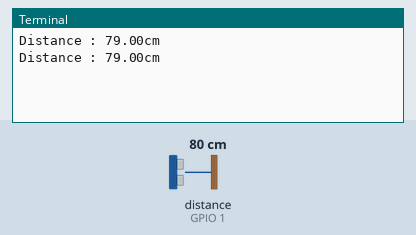
The program below on a simulated Raspberry Pi (BCM pin numbers). Shown: the last lines printed to the terminal. The test bench sets the inputs (shaded band); at power-on: distance to the obstacle (sensor on GPIO 1) 80 cm. The echo pulse lasts 58.3 µs per cm; the clock reads 2024-03-15 10:24:30 at power-on unless the program sets it.

Above: at 1.2 s.
1.3 s: distance to the obstacle (sensor on GPIO 1) set to 2 cm
At 1.9 s:
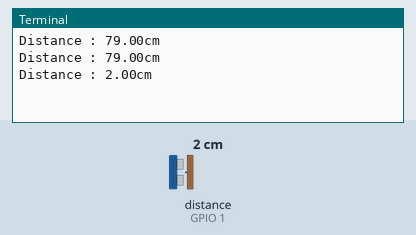
2.8 s: distance to the obstacle (sensor on GPIO 1) set to 4 cm
At 3.4 s:
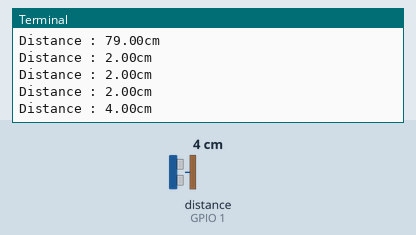
Timing chart, 0 to 5.8 s (numbered marks = the images above; inputs shaded):
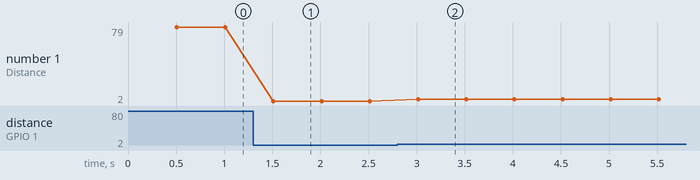

The program:

ultrasonic.py
```python
import RPi.GPIO as GPIO
import time

trig = 0 # transmit
echo = 1 # receive

GPIO.setmode( GPIO.BCM )
GPIO.setwarnings( False )

GPIO.setup( trig, GPIO.OUT ) # in/out set together
GPIO.setup(echo, GPIO.IN )

try:
    while True:
        GPIO.output( trig, False )
        time.sleep( 0.5 )

        GPIO.output( trig, True )
        time.sleep( 0.00001 )

        GPIO.output( trig, False )

        while GPIO.input( echo ) == False : # false면 start 시간을 갱신한다  아니면 while을 빠져나간다.
            pluse_start = time.time() # 수신이 안된 시점의 시작시간을 잡는것.

        while GPIO.input( echo ) == True: # True면 빠져나간다는 뜻.
            pluse_end = time.time()

        pluse_duration = pluse_end - pluse_start
        distance = pluse_duration * 17000
        distance = round( distance )

        print( 'Distance : {:.2f}cm'.format( distance ) )
except KeyboardInterrupt:
    pass
```

Measured:
- after the input at 1.3 s, the terminal: prints a new line after 0.21 s (image 1)
- after the input at 2.8 s, the terminal: prints a new line after 0.21 s (image 2)
- plotted number 1: 79 → 2 after the input at 1.3 s, 2 → 4 after the input at 2.8 s
